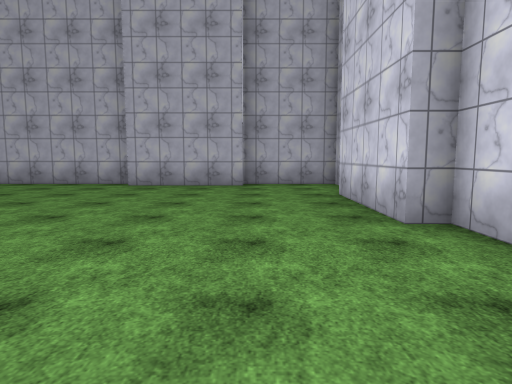
View 1 (above)

19 first-person views from a walk through a Unity game level. The camera is 1.5 m above the floor, tilts 6° down and sees 75° across. The floor is counted in squares, 2 m on a side. Each view is taken from the middle of a square. On the plan, view 1 faces up. The plan holds only what a view shows up to about 11 squares ahead; the rest is blank. The place goes on beyond the plan. Some animated figures are left out. Surface patterns are stand-ins for the level's own textures.

View 2
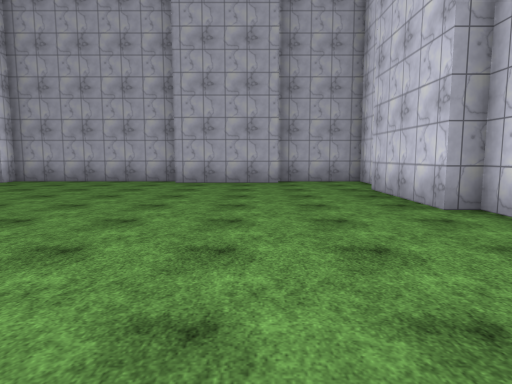

View 3
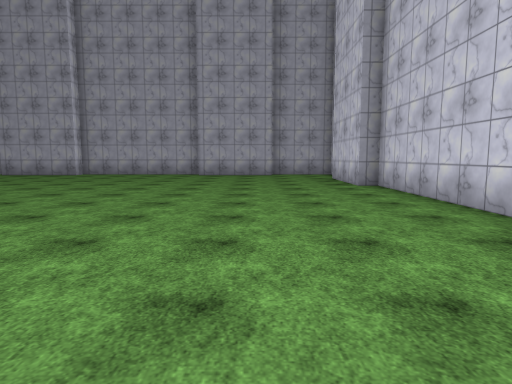

View 4
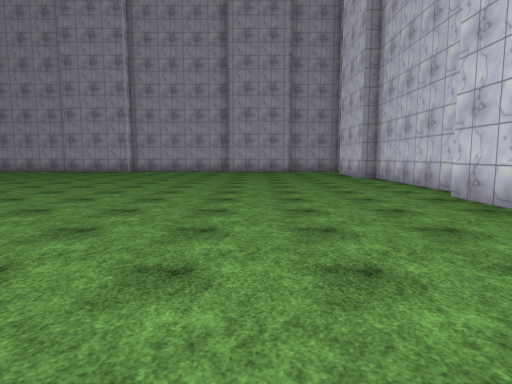

View 5
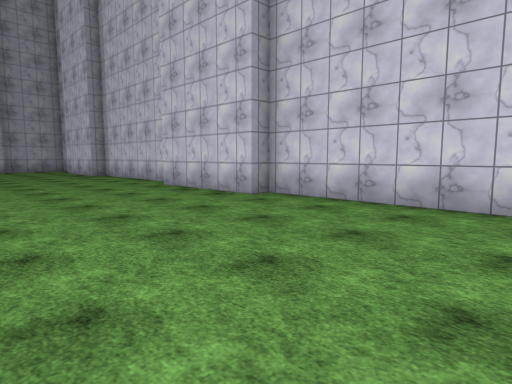

View 6
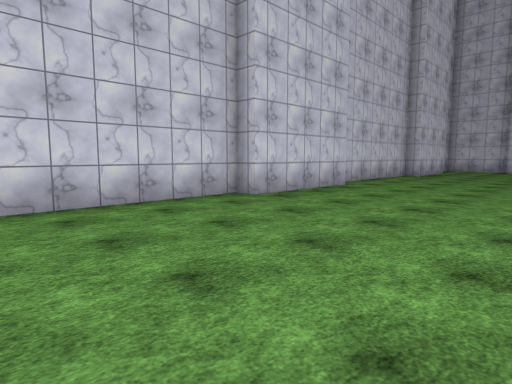

View 7
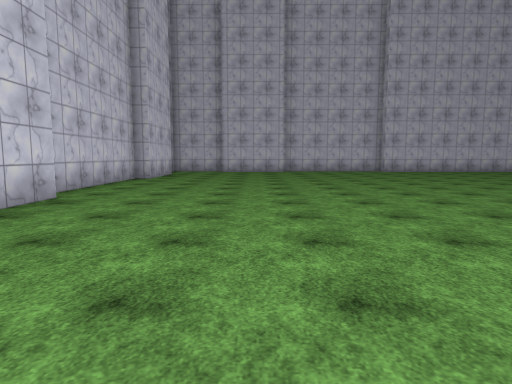

View 8
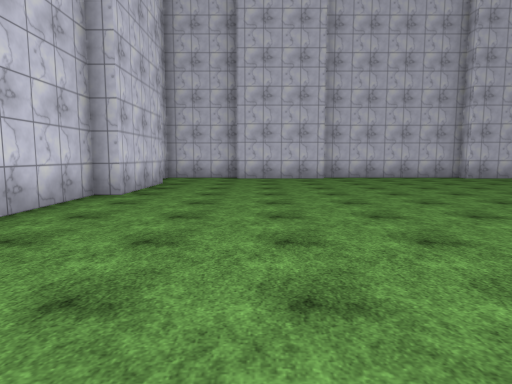

View 9
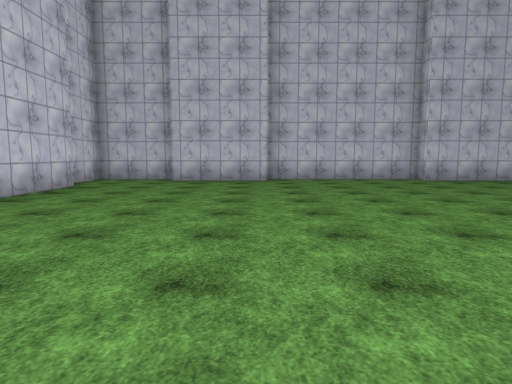

View 10
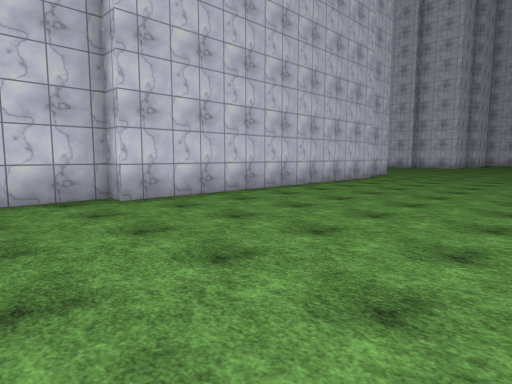

View 11
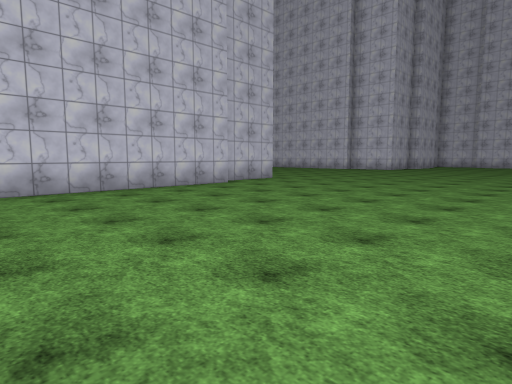

View 12
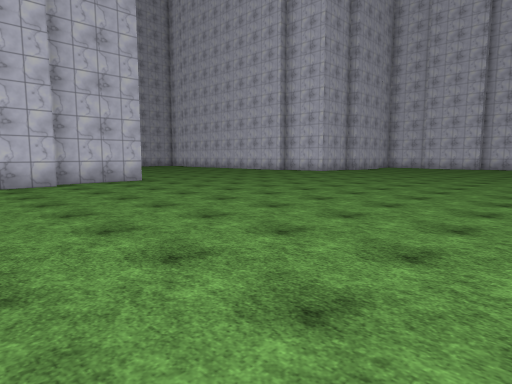

View 13
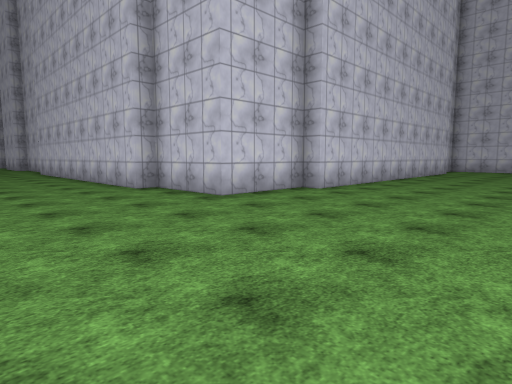

View 14
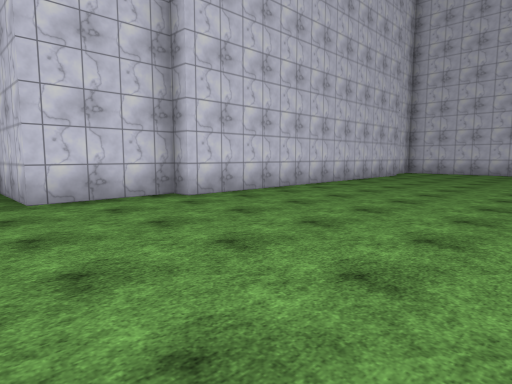

View 15
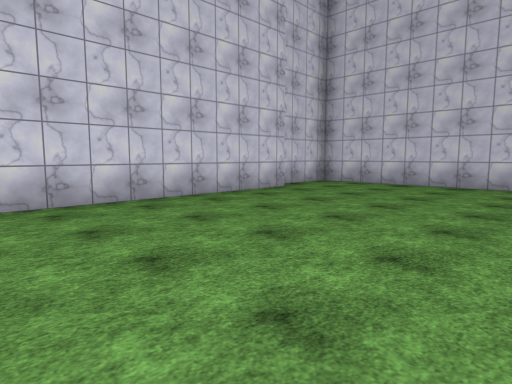

View 16
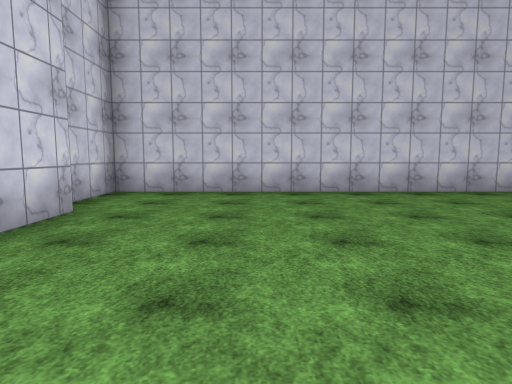

View 17
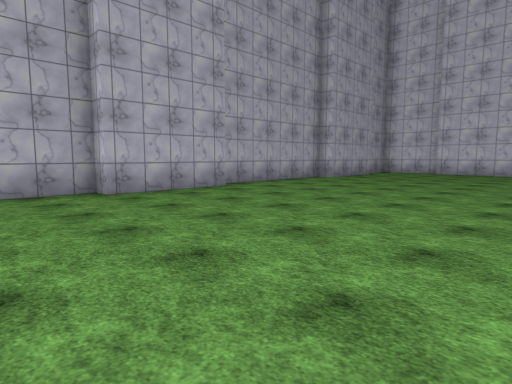

View 18
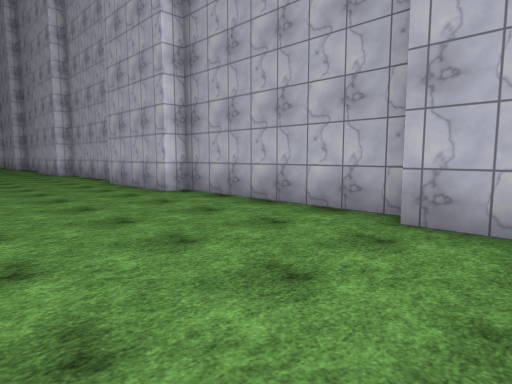

View 19
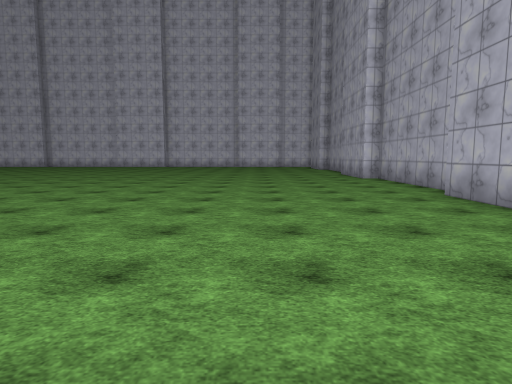

### Floor plan
Points are (right, up) in squares from view 1. A wall is a line through its corners. A room is listed if a view was taken in it or the views show most of it. See-through windows are left out.
Room 1 (views 1, 2, 3, 4, 5, 6, 7, 8, 9, 10, 11, 12, 13, 14, 15, 16, 17, 18, 19)
walls: (-17.4, -24.6) (-8.4, -24.6); (1.7, -14.1) (1.7, -10.7) (2.2, -10.7) (2.2, -5.2) (1.7, -5.2) (1.7, -1.8); (-8.4, -25.1) (-6.8, -25.1); (-3.4, -24.6) (-0.2, -24.6); (2.2, -0.9) (2.2, 3.7) (1.7, 3.7) (1.7, 6.7); (-20, -27.7) (-20, -25.1) (-17.4, -25.1); (1.7, -22.6) (1.7, -19.5) (2.2, -19.5) (2.2, -14.9); (-20.4, 9.3) (-24.1, 9.3); (2.2, -25.1) (2.2, -23.5); (-3.4, 9.3) (-8.4, 9.3) (-8.4, 8.7) (-11.4, 8.7) (-11.4, 9.3) (-16.5, 9.3) (-16.5, 8.7) (-19.6, 8.7); (-0.2, 8.7) (-3.4, 8.7); (2.2, 8.1) (2.2, 9.3) (-0.4, 9.3); (-20.5, -37.6) (-20.5, -27.7); (-26.5, -40.1) (-20, -40.1) (-20, -38.1)

Positions as (right, up) in squares from view 1, and headings:
1: (0, 0), facing up
2: (-1, -1), facing up
3: (-1, -5), facing up
4: (-2, -8), facing up
5: (-3, -10), facing up-right
6: (-3, -6), facing down-right
7: (-2, -8), facing down
8: (-1, -13), facing down
9: (-3, -14), facing down
10: (-6, -19), facing down-left
11: (-11, -17), facing down-left
12: (-15, -15), facing down-left
13: (-25, -21), facing down-right
14: (-26, -24), facing down-right
15: (-26, -31), facing down-right
16: (-23, -33), facing down
17: (-14, 2), facing up-right
18: (-10, 5), facing up-left
19: (-13, 5), facing left
